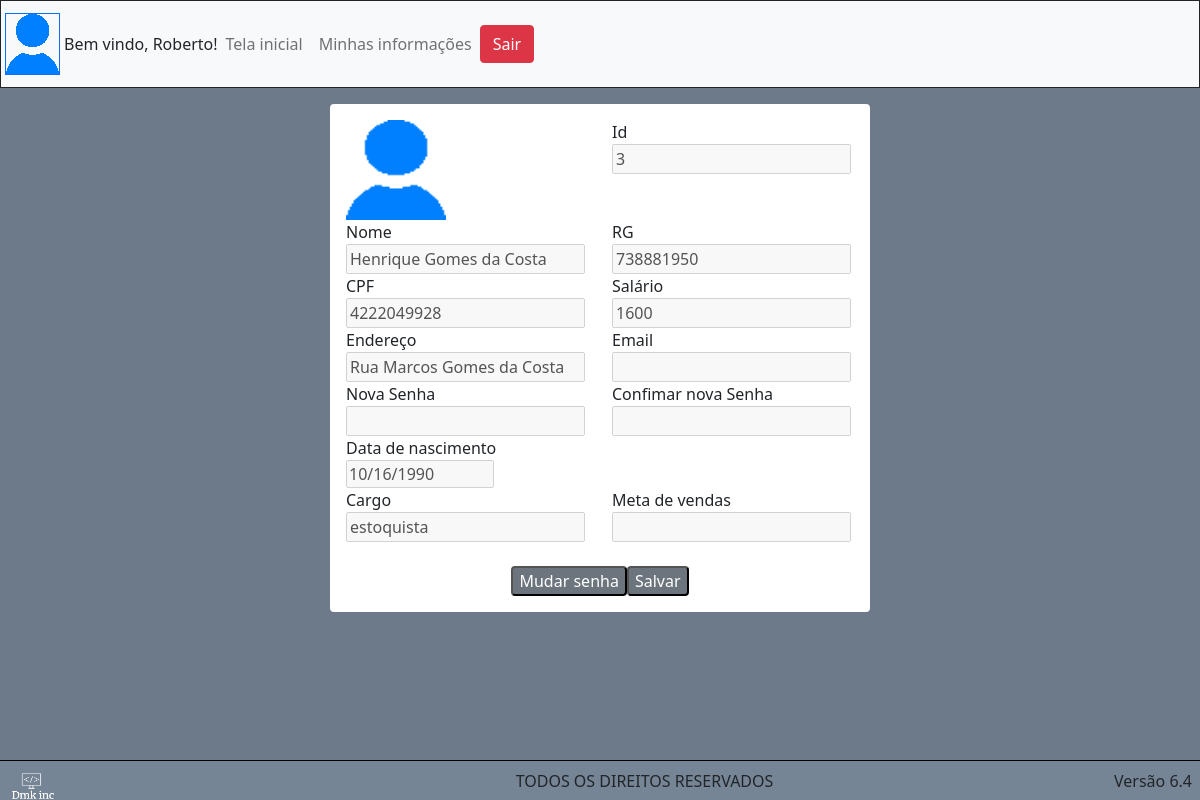
Screenshot of /userPanel.php (signed in) with the database file from the repository.
### tables this page shows
CREATE TABLE `tb_funcionario` (
  `id_funcionario` int(11) NOT NULL,
  `nm_funcionario` varchar(60) NOT NULL,
  `ds_rg` varchar(10) NOT NULL,
  `ds_cpf` varchar(15) NOT NULL,
  `vl_salario` decimal(10,0) NOT NULL,
  `ds_endereco` varchar(60) NOT NULL,
  `dt_nascimento` date NOT NULL,
  `ds_cargo` varchar(60) NOT NULL,
  `img_funcionário` blob DEFAULT NULL,
  `ds_senha` varchar(50) NOT NULL,
  `ds_email` varchar(100) NOT NULL
);

### userPanel.php (the view, shortened to what this page needs)
<?php
	include_once 'php/connect.php';
                            $sql = "SELECT * FROM tb_funcionario WHERE id_funcionario = '". $_SESSION['u_id']. "'";
                            $dados = mysqli_query($conection, $sql);
                            $linha = mysqli_fetch_assoc($dados);
    include 'header.php'
?>
    <body class="container-inicial">
            <?php include 'nav.php' ?>
              <div class="d-flex justify-content-center bg-white mx-auto mt-3 rounded" style="width: 45vw;">
                <form class="m-3" method="POST" action="php/userEdit.php">
                    <div class="row">
                        <div class="col">
                            <img src="Images/default-user.png" width="100px" height="100px">
                        </div>
                        <div class="col">
                            <label for="idFunc">Id</label>
                            <input type="text" disabled id="idFunc" value="<?php echo $linha['id_funcionario']; ?>">
                        </div>
                    </div>
                    <div class="row">
                        <div class="col">
                            <label for="nomeFunc">Nome</label>
                            <input type="text" disabled id="1Func" name="name" value="<?php echo $linha['nm_funcionario']; ?>">
                        </div>
                        <div class="col">
                            <label for="rgFunc">RG</label></br>
                            <input type="text" disabled id="2Func" name="rg" value="<?php echo $linha['ds_rg']; ?>">
                        </div>
                    </div>
                    <div class="row">
                        <div class="col">
                            <label for="cpfFunc">CPF</label></br>
                            <input type="text" disabled id="3Func" name="cpf" value="<?php echo $linha['ds_cpf']; ?>">
                        </div>
                        <div class="col">
                            <label for="salFunc">Salário</label></br>
                            <input type="number" step="0.01" disabled id="4Func" name="salario" value="<?php echo $linha['vl_salario']; ?>">
                        </div>
                    </div>
                    <div class="row">
                        <div class="col">
                            <label for="endFunc">Endereço</label></br>
                            <input type="text" disabled id="5Func" name="endereco" value="<?php echo $linha['ds_endereco']; ?>">
                        </div>
                        <div class="col">
                            <label for="email"> Email </label></br>
                            <input type="email" disabled id="6Func" name="email " value="<?php echo $linha['ds_email']; ?>">
                        </div>
                    </div>
                    <div class="row">
                        <div class="col">
                            <label for="senha">Nova Senha</label></br>
                            <input type="password" disabled id="7Func" name="senha">
                        </div>
                        <div class="col">
                            <label for="senhaconfirm"> Confimar nova Senha </label>
                            <input type="password" disabled id="8Func" name="senhaconfirm">
                        </div>
                    </div>
                    <div class="row">
                        <div class="col">
                            <label for="nascFunc">Data de nascimento</label></br>
                            <input type="date" disabled id="9Func" name="dtNasc" value="<?php echo $linha['dt_nascimento']; ?>">
                        </div>
                    </div>
                    <div class="row">
                        <div class="col">
                            <label for="cargoFunc">Cargo</label></br>
                            <input type="text" disabled id="10Func" value="<?php echo $linha['ds_cargo']; ?>">
                        </div>
                        <div class="col">
                            <label for="metaFunc">Meta de vendas</label></br>
                            <input type="number" disabled id="11Func">
                        </div>
                    </div>
                <div class="d-flex justify-content-center">
                    <button type="button" class="rounded bg-secondary text-white" onclick="editUserPanel()">Mudar senha</button>
                    <input type="submit" class="rounded bg-secondary text-white" name="submit" value="Salvar">
                </div>
                </form>
              </div>
    </body>
</html>

### Styles/main.css (style rules this page uses)
.container-inicial { width: 100%; height: 100vh; background: #6C7A89; }

### rows the page displays
tb_funcionario: id_funcionario "3", name "Henrique Gomes da Costa", rg "738881950", cpf "4222049928", salario "1600", endereco "Rua Marcos Gomes da Costa", dtNasc "10/16/1990", ds_cargo "estoquista"
